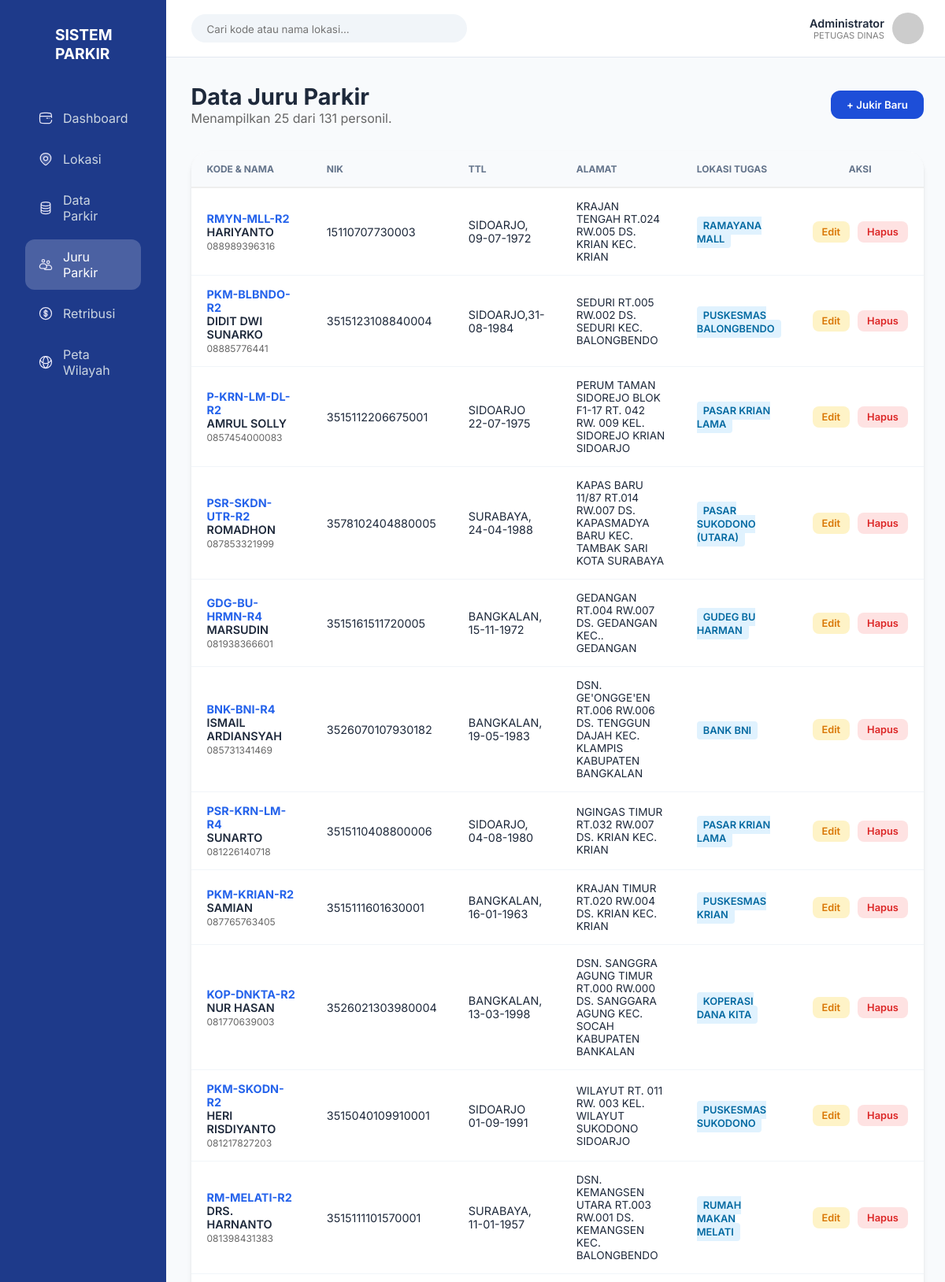
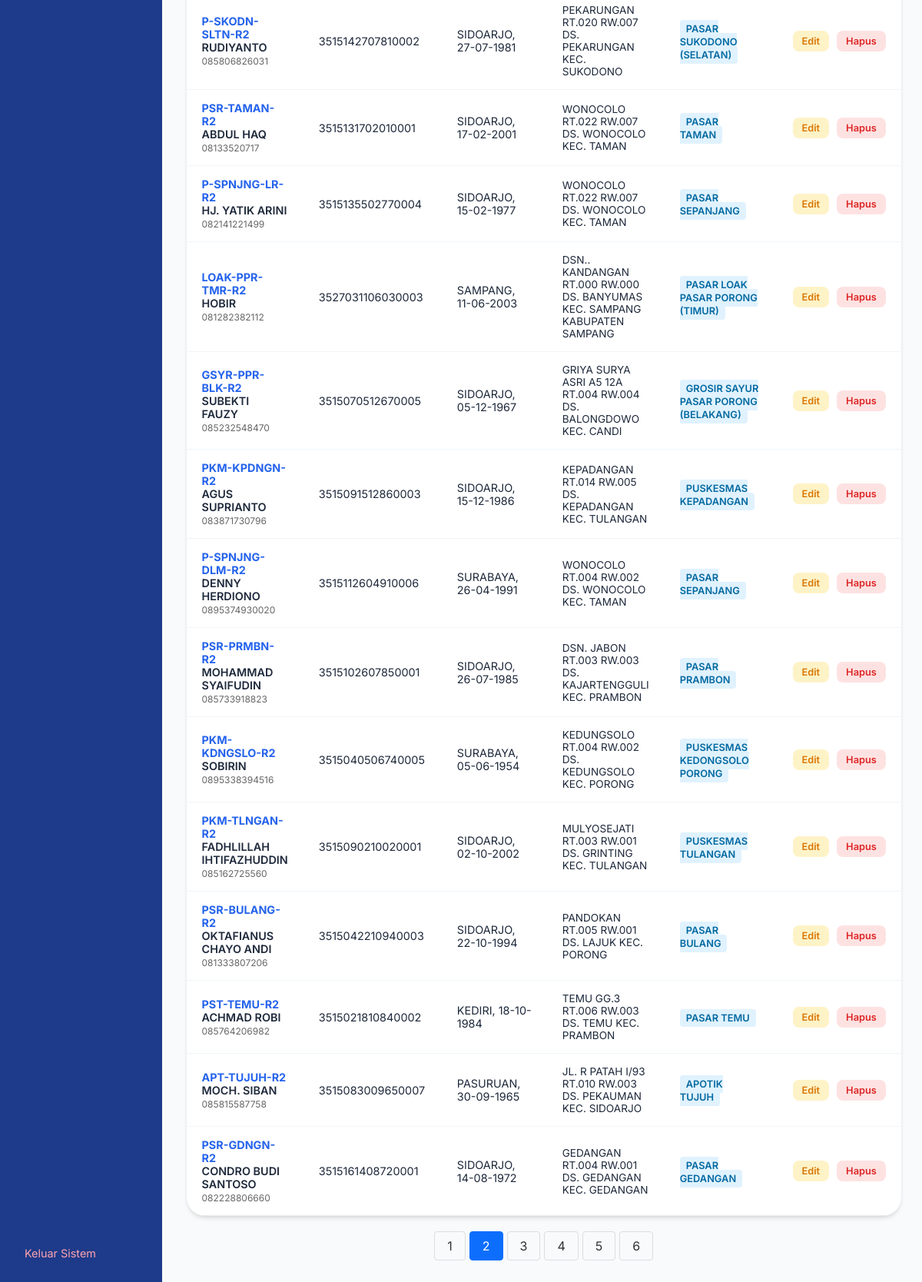
The app's page /tukang-parkir.php?page=2 with its own data (2 pictures, top to bottom).
### tables this page shows
CREATE TABLE `jukir_utama` (
  `id` int(11) NOT NULL,
  `no_spmt` varchar(50) DEFAULT NULL,
  `nik` varchar(20) DEFAULT NULL,
  `nama_lengkap` varchar(150) DEFAULT NULL,
  `ttl` varchar(100) DEFAULT NULL,
  `alamat` text DEFAULT NULL,
  `no_telp` varchar(20) DEFAULT NULL,
  `id_lokasi` int(11) DEFAULT NULL
);

CREATE TABLE `lokasi` (
  `id` int(11) NOT NULL,
  `kode_qris` varchar(50) DEFAULT NULL,
  `nama_lokasi` varchar(255) DEFAULT NULL,
  `titik_parkir` enum('TJU','TPK') DEFAULT NULL COMMENT 'TJU: Tepi Jalan Umum, TPK: Tempat Khusus Parkir',
  `nominal_retribusi` decimal(10,2) DEFAULT NULL,
  `target_bulanan` decimal(15,2) DEFAULT NULL,
  `terbilang_target` text DEFAULT NULL,
  `foto` varchar(255) DEFAULT NULL,
  `latitude` decimal(10,8) DEFAULT NULL,
  `longitude` decimal(11,8) DEFAULT NULL,
  `created_at` timestamp NOT NULL DEFAULT current_timestamp()
);

### tukang-parkir.php (the view, shortened to what this page needs)
<?php
include 'config/db.php';
$limit = 25;
$page = isset($_GET['page']) ? (int) $_GET['page'] : 1;
$offset = ($page - 1) * $limit;
$total_result = mysqli_query($conn, "SELECT COUNT(*) AS total FROM jukir_utama");
$total_row = mysqli_fetch_assoc($total_result)['total'];
$total_pages = ceil($total_row / $limit);
$sql = "SELECT
            jukir_utama.*,
            lokasi.nama_lokasi,
            lokasi.kode_qris
        FROM jukir_utama
        INNER JOIN lokasi ON jukir_utama.id_lokasi = lokasi.id
        ORDER BY jukir_utama.id DESC
        LIMIT $offset, $limit";
$result = mysqli_query($conn, $sql);
?>
<!DOCTYPE html>
<html lang="id">
<?php include 'components/header.php'; ?>
<body style="display: flex; margin: 0; padding: 0;">
    <?php include 'components/sidebar.php'; ?>
    <div class="main-content" style="flex: 1;">
        <?php include 'components/navbar.php'; ?>
        <div class="container" style="padding: 2rem;">
            <div style="display: flex; justify-content: space-between; align-items: center; margin-bottom: 2rem;">
                <div>
                    <h1 style="font-size: 1.8rem; margin: 0;">Data Juru Parkir</h1>
                    <p style="color: #666;">Menampilkan <?php echo mysqli_num_rows($result); ?> dari
                        <?php echo $total_row; ?> personil.
                    </p>
                </div>
                <button class="btn-primary" onclick="openAddModal()">+ Jukir Baru</button>
            </div>
            <div class="table-container">
                <table style="width: 100%; border-collapse: collapse;">
                    <thead>
                        <tr style="background: #f8f9fa; border-bottom: 2px solid #eee;">
                            <th>Kode & Nama</th>
                            <th>NIK</th>
                            <th>TTL</th>
                            <th>Alamat</th>
                            <th>Lokasi Tugas</th>
                            <th style="text-align: center;">Aksi</th>
                        </tr>
                    </thead>
                    <tbody>
                        <?php if (mysqli_num_rows($result) > 0): ?>
                            <?php while ($row = mysqli_fetch_assoc($result)): ?>
                                <tr style="border-bottom: 1px solid #eee;">
                                    <td>
                                        <div style="font-weight: bold; color: #2563eb;"><?= $row['kode_qris'] ?></div>
                                        <div style="font-weight: 600;"><?= $row['nama_lengkap'] ?></div>
                                        <small style="color: #666;"><?= $row['no_telp'] ?></small>
                                    </td>
                                    <td><?= $row['nik'] ?></td>
                                    <td><?= $row['ttl'] ?></td>
                                    <td style="font-size: 0.85rem; max-width: 200px;"><?= $row['alamat'] ?></td>
                                    <td><span class="badge badge-blue"
                                            style="background: #e0f2fe; color: #0369a1; padding: 4px 8px; border-radius: 4px; font-size: 0.8rem;"><?= $row['nama_lokasi'] ?></span>
                                    </td>
                                    <td style="text-align: center;">
                                        <div style="display: flex; gap: 5px; justify-content: center;">
                                            <button class="btn-action btn-edit"
                                                onclick="openEditModal(<?= htmlspecialchars(json_encode($row)) ?>)">Edit</button>
                                            <a href="store/hapus_jukir.php?id=<?= $row['id'] ?>" class="btn-action btn-delete"
                                                onclick="return confirm('Hapus data petugas ini?')">Hapus</a>
                                        </div>
                                    </td>
                                </tr>
                            <?php endwhile; ?>
                        <?php else: ?>
                            <tr>
                                <td colspan="6" style="text-align:center; padding: 20px;">Data jukir tidak ditemukan.</td>
                            </tr>
                        <?php endif; ?>
                    </tbody>
                </table>
            </div>
            <div class="pagination">
                <?php for ($i = 1; $i <= $total_pages; $i++): ?>
                    <a href="?page=<?= $i ?>" class="<?= ($page == $i) ? 'active' : '' ?>"><?= $i ?></a>
                <?php endfor; ?>
            </div>
        </div>
    </div>
</body>
</html>

### assets/css/style.css (style rules this page uses)
:root { --primary: #1d4ed8; --primary-dark: #1e40af; --sidebar-bg: #1e3a8a; --bg-light: #f8fafc; --text-main: #1e293b; --text-muted: #64748b; --white: #ffffff; --shadow: 0 4px 6px -1px rgb(0 0 0 / 0.1), 0 2px 4px -2px rgb(0 0 0 / 0.1); }
* { margin: 0; padding: 0; box-sizing: border-box; font-family: 'Inter', sans-serif; }
body { background-color: var(--bg-light); display: flex; color: var(--text-main); }
.main-content { flex-grow: 1; }
.container { padding: 2rem; }
.table-container { background: var(--white); border-radius: 24px; overflow: hidden; box-shadow: var(--shadow); }
table { width: 100%; border-collapse: collapse; }
th { background: #f8fafc; padding: 15px 20px; text-align: left; font-size: 0.75rem; text-transform: uppercase; color: var(--text-muted); }
td { padding: 15px 20px; border-top: 1px solid #f1f5f9; font-size: 0.9rem; }
.btn-primary { background: var(--primary); color: white; padding: 10px 20px; border-radius: 12px; border: none; cursor: pointer; font-weight: 600; }
.badge { padding: 4px 12px; border-radius: 50px; font-size: 0.8rem; font-weight: 600; }
.badge-blue { background: #eff6ff; color: #1d4ed8; }
.btn-action { padding: 6px 12px; border-radius: 8px; font-size: 0.8rem; cursor: pointer; border: none; font-weight: 600; transition: 0.2s; text-decoration: none; display: inline-block; }
.btn-edit { background: #fef3c7; color: #d97706; margin-right: 5px; }
.btn-delete { background: #fee2e2; color: #dc2626; }
.pagination { display: flex; gap: 5px; margin-top: 20px; justify-content: center; }
.pagination a { padding: 8px 16px; border: 1px solid #ddd; text-decoration: none; color: #333; border-radius: 4px; }
.pagination a.active { background-color: #0d6efd; color: white; border-color: #0d6efd; }

### records on screen
jukir_utama: id_lokasi.kode_qris "RMYN-MLL-R2", nama_lengkap "HARIYANTO", no_telp "088989396316", nik "15110707730003", ttl "SIDOARJO, 09-07-1972", alamat "KRAJAN TENGAH RT.024 RW.005 DS. KRIAN KEC. KRIAN", id_lokasi.nama_lokasi "RAMAYANA MALL"
jukir_utama: id_lokasi.kode_qris "PKM-BLBNDO-R2", nama_lengkap "DIDIT DWI SUNARKO", no_telp "08885776441", nik "3515123108840004", ttl "SIDOARJO,31-08-1984", alamat "SEDURI RT.005 RW.002 DS. SEDURI KEC. BALONGBENDO", id_lokasi.nama_lokasi "PUSKESMAS BALONGBENDO"
jukir_utama: id_lokasi.kode_qris "P-KRN-LM-DL-R2", nama_lengkap "AMRUL SOLLY", no_telp "0857454000083", nik "3515112206675001", ttl "SIDOARJO 22-07-1975", alamat "PERUM TAMAN SIDOREJO BLOK F1-17 RT. 042 RW. 009 KEL. SIDOREJO KRIAN SIDOARJO", id_lokasi.nama_lokasi "PASAR KRIAN LAMA"
jukir_utama: id_lokasi.kode_qris "PSR-SKDN-UTR-R2", nama_lengkap "ROMADHON", no_telp "087853321999", nik "3578102404880005", ttl "SURABAYA, 24-04-1988", alamat "KAPAS BARU 11/87 RT.014 RW.007 DS. KAPASMADYA BARU KEC. TAMBAK SARI KOTA SURABAYA", id_lokasi.nama_lokasi "PASAR SUKODONO (UTARA)"
jukir_utama: id_lokasi.kode_qris "GDG-BU-HRMN-R4", nama_lengkap "MARSUDIN", no_telp "081938366601", nik "3515161511720005", ttl "BANGKALAN, 15-11-1972", alamat "GEDANGAN RT.004 RW.007 DS. GEDANGAN KEC.. GEDANGAN", id_lokasi.nama_lokasi "GUDEG BU HARMAN"
jukir_utama: id_lokasi.kode_qris "BNK-BNI-R4", nama_lengkap "ISMAIL ARDIANSYAH", no_telp "085731341469", nik "3526070107930182", ttl "BANGKALAN, 19-05-1983", alamat "DSN. GE'ONGGE'EN RT.006 RW.006 DS. TENGGUN DAJAH KEC. KLAMPIS KABUPATEN BANGKALAN", id_lokasi.nama_lokasi "BANK BNI"
jukir_utama: id_lokasi.kode_qris "PSR-KRN-LM-R4", nama_lengkap "SUNARTO", no_telp "081226140718", nik "3515110408800006", ttl "SIDOARJO, 04-08-1980", alamat "NGINGAS TIMUR RT.032 RW.007 DS. KRIAN KEC. KRIAN", id_lokasi.nama_lokasi "PASAR KRIAN LAMA"
jukir_utama: id_lokasi.kode_qris "PKM-KRIAN-R2", nama_lengkap "SAMIAN", no_telp "087765763405", nik "3515111601630001", ttl "BANGKALAN, 16-01-1963", alamat "KRAJAN TIMUR RT.020 RW.004 DS. KRIAN KEC. KRIAN", id_lokasi.nama_lokasi "PUSKESMAS KRIAN"
jukir_utama: id_lokasi.kode_qris "KOP-DNKTA-R2", nama_lengkap "NUR HASAN", no_telp "081770639003", nik "3526021303980004", ttl "BANGKALAN, 13-03-1998", alamat "DSN. SANGGRA AGUNG TIMUR RT.000 RW.000 DS. SANGGARA AGUNG KEC. SOCAH KABUPATEN BANKALAN", id_lokasi.nama_lokasi "KOPERASI DANA KITA"
jukir_utama: id_lokasi.kode_qris "PKM-SKODN-R2", nama_lengkap "HERI RISDIYANTO", no_telp "081217827203", nik "3515040109910001", ttl "SIDOARJO 01-09-1991", alamat "WILAYUT RT. 011 RW. 003 KEL. WILAYUT SUKODONO SIDOARJO", id_lokasi.nama_lokasi "PUSKESMAS SUKODONO"
jukir_utama: id_lokasi.kode_qris "RM-MELATI-R2", nama_lengkap "DRS. HARNANTO", no_telp "081398431383", nik "3515111101570001", ttl "SURABAYA, 11-01-1957", alamat "DSN. KEMANGSEN UTARA RT.003 RW.001 DS. KEMANGSEN KEC. BALONGBENDO", id_lokasi.nama_lokasi "RUMAH MAKAN MELATI"
jukir_utama: id_lokasi.kode_qris "P-SKODN-SLTN-R2", nama_lengkap "RUDIYANTO", no_telp "085806826031", nik "3515142707810002", ttl "SIDOARJO, 27-07-1981", alamat "PEKARUNGAN RT.020 RW.007 DS. PEKARUNGAN KEC. SUKODONO", id_lokasi.nama_lokasi "PASAR SUKODONO (SELATAN)"
jukir_utama: id_lokasi.kode_qris "PSR-TAMAN-R2", nama_lengkap "ABDUL HAQ", no_telp "08133520717", nik "3515131702010001", ttl "SIDOARJO, 17-02-2001", alamat "WONOCOLO RT.022 RW.007 DS. WONOCOLO KEC. TAMAN", id_lokasi.nama_lokasi "PASAR TAMAN"
jukir_utama: id_lokasi.kode_qris "P-SPNJNG-LR-R2", nama_lengkap "HJ. YATIK ARINI", no_telp "082141221499", nik "3515135502770004", ttl "SIDOARJO, 15-02-1977", alamat "WONOCOLO RT.022 RW.007 DS. WONOCOLO KEC. TAMAN", id_lokasi.nama_lokasi "PASAR SEPANJANG"
jukir_utama: id_lokasi.kode_qris "LOAK-PPR-TMR-R2", nama_lengkap "HOBIR", no_telp "081282382112", nik "3527031106030003", ttl "SAMPANG, 11-06-2003", alamat "DSN.. KANDANGAN RT.000 RW.000 DS. BANYUMAS KEC. SAMPANG KABUPATEN SAMPANG", id_lokasi.nama_lokasi "PASAR LOAK PASAR PORONG (TIMUR)"
jukir_utama: id_lokasi.kode_qris "GSYR-PPR-BLK-R2", nama_lengkap "SUBEKTI FAUZY", no_telp "085232548470", nik "3515070512670005", ttl "SIDOARJO, 05-12-1967", alamat "GRIYA SURYA ASRI A5 12A RT.004 RW.004 DS. BALONGDOWO KEC. CANDI", id_lokasi.nama_lokasi "GROSIR SAYUR PASAR PORONG (BELAKANG)"
jukir_utama: id_lokasi.kode_qris "PKM-KPDNGN-R2", nama_lengkap "AGUS SUPRIANTO", no_telp "083871730796", nik "3515091512860003", ttl "SIDOARJO, 15-12-1986", alamat "KEPADANGAN RT.014 RW.005 DS. KEPADANGAN KEC. TULANGAN", id_lokasi.nama_lokasi "PUSKESMAS KEPADANGAN"
jukir_utama: id_lokasi.kode_qris "P-SPNJNG-DLM-R2", nama_lengkap "DENNY HERDIONO", no_telp "0895374930020", nik "3515112604910006", ttl "SURABAYA, 26-04-1991", alamat "WONOCOLO RT.004 RW.002 DS. WONOCOLO KEC. TAMAN", id_lokasi.nama_lokasi "PASAR SEPANJANG"
jukir_utama: id_lokasi.kode_qris "PSR-PRMBN-R2", nama_lengkap "MOHAMMAD SYAIFUDIN", no_telp "085733918823", nik "3515102607850001", ttl "SIDOARJO, 26-07-1985", alamat "DSN. JABON RT.003 RW.003 DS. KAJARTENGGULI KEC. PRAMBON", id_lokasi.nama_lokasi "PASAR PRAMBON"
jukir_utama: id_lokasi.kode_qris "PKM-KDNGSLO-R2", nama_lengkap "SOBIRIN", no_telp "0895338394516", nik "3515040506740005", ttl "SURABAYA, 05-06-1954", alamat "KEDUNGSOLO RT.004 RW.002 DS. KEDUNGSOLO KEC. PORONG", id_lokasi.nama_lokasi "PUSKESMAS KEDONGSOLO PORONG"
jukir_utama: id_lokasi.kode_qris "PKM-TLNGAN-R2", nama_lengkap "FADHLILLAH IHTIFAZHUDDIN", no_telp "085162725560", nik "3515090210020001", ttl "SIDOARJO, 02-10-2002", alamat "MULYOSEJATI RT.003 RW.001 DS. GRINTING KEC. TULANGAN", id_lokasi.nama_lokasi "PUSKESMAS TULANGAN"
jukir_utama: id_lokasi.kode_qris "PSR-BULANG-R2", nama_lengkap "OKTAFIANUS CHAYO ANDI", no_telp "081333807206", nik "3515042210940003", ttl "SIDOARJO, 22-10-1994", alamat "PANDOKAN RT.005 RW.001 DS. LAJUK KEC. PORONG", id_lokasi.nama_lokasi "PASAR BULANG"
jukir_utama: id_lokasi.kode_qris "PST-TEMU-R2", nama_lengkap "ACHMAD ROBI", no_telp "085764206982", nik "3515021810840002", ttl "KEDIRI, 18-10-1984", alamat "TEMU GG.3 RT.006 RW.003 DS. TEMU KEC. PRAMBON", id_lokasi.nama_lokasi "PASAR TEMU"
jukir_utama: id_lokasi.kode_qris "APT-TUJUH-R2", nama_lengkap "MOCH. SIBAN", no_telp "085815587758", nik "3515083009650007", ttl "PASURUAN, 30-09-1965", alamat "JL. R PATAH I/93 RT.010 RW.003 DS. PEKAUMAN KEC. SIDOARJO", id_lokasi.nama_lokasi "APOTIK TUJUH"
jukir_utama: id_lokasi.kode_qris "PSR-GDNGN-R2", nama_lengkap "CONDRO BUDI SANTOSO", no_telp "082228806660", nik "3515161408720001", ttl "SIDOARJO, 14-08-1972", alamat "GEDANGAN RT.004 RW.001 DS. GEDANGAN KEC. GEDANGAN", id_lokasi.nama_lokasi "PASAR GEDANGAN"

### other values on screen
mysqli_num_rows($result) "25"
$total_row "131"
